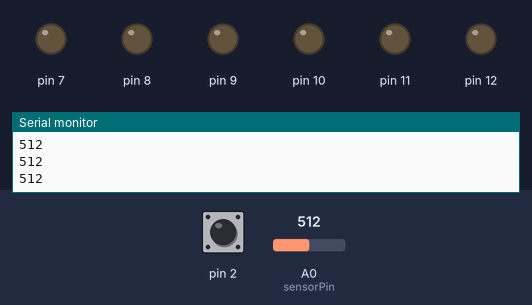
The sketch below on a simulated Arduino Uno, built with avr-gcc and run on an emulated ATmega328P. On the bench: output pins drawn as LEDs (lit = HIGH), the last lines printed to the serial monitor. Dashed ring = blinking. The test bench sets the inputs (shaded band); at power-on: A0 (sensorPin) = 512, pin 2 HIGH.

Above: at 1.2 s.
1.3 s: A0 (sensorPin) set to 585
2.8 s: A0 (sensorPin) set to 610
At 3.2 s:
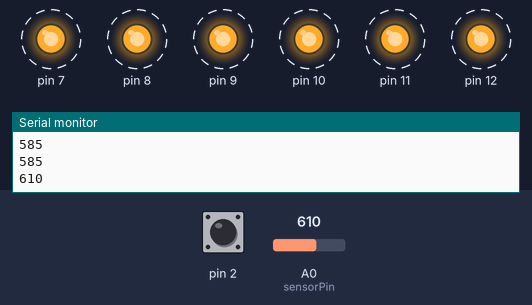
5.8 s: A0 (sensorPin) set to 590
At 6.6 s:
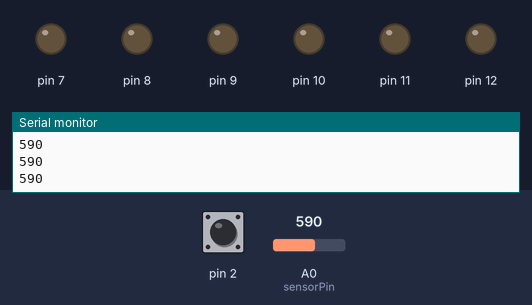
7.3 s: A0 (sensorPin) set to 716
At 7.7 s:
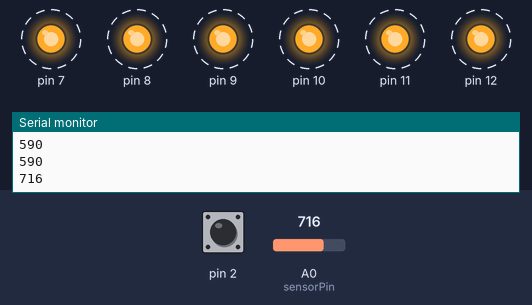
Timing chart, 0 to 11.3 s (numbered marks = the images above; inputs shaded):
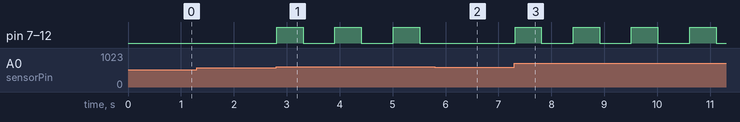

Measured:
- the behaviour switches between 600 and 601 on A0 (sensorPin) (found by bisection; images 0 and 1)
- after the input at 2.8 s, pin 7–12: alternates HIGH for 0.50 s and LOW for 0.60 s, starting at once
- after the input at 5.8 s, pin 7–12: stays LOW (without the input it goes to HIGH after 0.31 s)
- after the input at 7.3 s, pin 7–12: alternates HIGH for 0.50 s and LOW for 0.60 s, starting at once

The sketch:

code_file.ino
```cpp
int sensorPin=A0;
int buttonState = 0;
int sensorValue=0;
int count=0;
int lastState=0;
void setup()
{
  pinMode(2, INPUT);
  pinMode(12, OUTPUT);
  pinMode(11, OUTPUT);
  pinMode(10, OUTPUT);
  pinMode(9, OUTPUT);
  pinMode(8, OUTPUT);
  pinMode(7, OUTPUT);
  Serial.begin(9600);
}

void loop()
{
  buttonState = digitalRead(2);
  sensorValue=analogRead(sensorPin);
  Serial.println(sensorValue);
  if(buttonState==LOW)
  {
    lastState=1;
    count++;}
  if(buttonState==HIGH)
  {  if(sensorValue>600&&count%2==0)
      {
    digitalWrite(12, HIGH);
      digitalWrite(11, HIGH);
         digitalWrite(10, HIGH);
         digitalWrite(9, HIGH);
         digitalWrite(8, HIGH);
         digitalWrite(7, HIGH);
        delay(500);
         digitalWrite(12,LOW);
        digitalWrite(11,LOW);
        digitalWrite(10,LOW);
        digitalWrite(9,LOW);
        digitalWrite(8,LOW);
        digitalWrite(7,LOW);
        delay(500);
      }
      else if(sensorValue>600&&count%2!=0)
  {
        digitalWrite(12, HIGH);
      digitalWrite(11, HIGH);
         digitalWrite(10, HIGH);
         digitalWrite(9, HIGH);
         digitalWrite(8, HIGH);
         digitalWrite(7, HIGH);
        delay(1000);
         digitalWrite(12,LOW);
        digitalWrite(11,LOW);
        digitalWrite(10,LOW);
        digitalWrite(9,LOW);
        digitalWrite(8,LOW);
        digitalWrite(7,LOW);
        delay(1000);
      }}delay(100);
}
```
